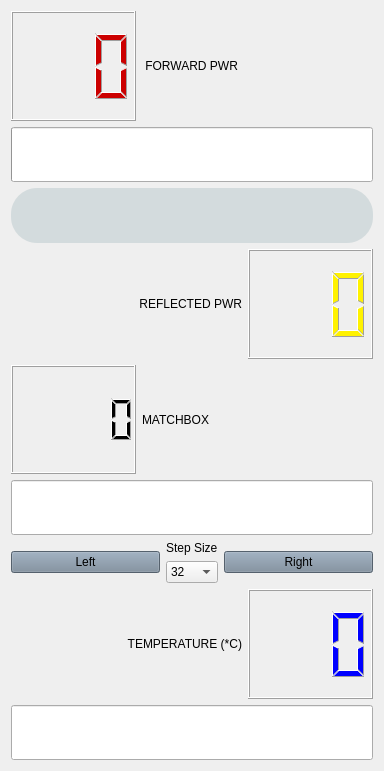
     <widget class="QWidget" name="layoutWidget">
      <property name="geometry">
       <rect>
        <x>490</x>
        <y>30</y>
        <width>384</width>
        <height>771</height>
       </rect>
      </property>
      <layout class="QHBoxLayout" name="Power_Layout_2">
       <property name="spacing">
        <number>6</number>
       </property>
       <item>
        <layout class="QVBoxLayout" name="verticalLayout_18">
         <item>
          <layout class="QHBoxLayout" name="horizontalLayout_18">
           <item>
            <widget class="QLCDNumber" name="RF_Actual_LCD">
             <property name="sizePolicy">
              <sizepolicy hsizetype="Maximum" vsizetype="Preferred">
               <horstretch>0</horstretch>
               <verstretch>0</verstretch>
              </sizepolicy>
             </property>
             <property name="minimumSize">
              <size>
               <width>125</width>
               <height>75</height>
              </size>
             </property>
             <property name="styleSheet">
              <string notr="true">color: rgb(204, 0, 0);</string>
             </property>
             <property name="frameShape">
              <enum>QFrame::Box</enum>
             </property>
             <property name="frameShadow">
              <enum>QFrame::Raised</enum>
             </property>
             <property name="digitCount">
              <number>3</number>
             </property>
             <property name="value" stdset="0">
              <double>0.000000000000000</double>
             </property>
             <property name="intValue" stdset="0">
              <number>0</number>
             </property>
            </widget>
           </item>
           <item>
            <widget class="QLabel" name="RFfor_label_2">
             <property name="styleSheet">
              <string notr="true">font: 14pt &quot;Ubuntu&quot;;</string>
             </property>
             <property name="text">
              <string> FORWARD PWR</string>
             </property>
             <property name="alignment">
              <set>Qt::AlignLeading|Qt::AlignLeft|Qt::AlignVCenter</set>
             </property>
            </widget>
           </item>
          </layout>
         </item>
         <item>
          <widget class="QProgressBar" name="RF_bar">
           <property name="sizePolicy">
            <sizepolicy hsizetype="Expanding" vsizetype="Fixed">
             <horstretch>0</horstretch>
             <verstretch>0</verstretch>
            </sizepolicy>
           </property>
           <property name="minimumSize">
            <size>
             <width>0</width>
             <height>55</height>
            </size>
           </property>
           <property name="font">
            <font>
             <family>Century Gothic</family>
             <stylestrategy>PreferDefault</stylestrategy>
            </font>
           </property>
           <property name="maximum">
            <number>200</number>
           </property>
           <property name="value">
            <number>0</number>
           </property>
           <property name="textVisible">
            <bool>false</bool>
           </property>
           <property name="orientation">
            <enum>Qt::Horizontal</enum>
           </property>
          </widget>
         </item>
         <item>
          <widget class="QProgressBar" name="RefRF_bar">
           <property name="sizePolicy">
            <sizepolicy hsizetype="Preferred" vsizetype="Fixed">
             <horstretch>0</horstretch>
             <verstretch>0</verstretch>
            </sizepolicy>
           </property>
           <property name="minimumSize">
            <size>
             <width>0</width>
             <height>55</height>
            </size>
           </property>
           <property name="styleSheet">
            <string notr="true">QProgressBar 
{		
	border-radius: 26px;
	background-color: #d3dbdd;
}

QProgressBar::Chunk
{
    border-radius: 26px;
	background-color:  rgb(255, 242, 0);
}
</string>
           </property>
           <property name="maximum">
            <number>30</number>
           </property>
           <property name="value">
            <number>0</number>
           </property>
           <property name="textVisible">
            <bool>false</bool>
           </property>
           <property name="orientation">
            <enum>Qt::Horizontal</enum>
           </property>
           <property name="invertedAppearance">
            <bool>true</bool>
           </property>
          </widget>
         </item>
         <item>
          <layout class="QHBoxLayout" name="horizontalLayout_20">
           <item>
            <widget class="QLabel" name="ref_label_3">
             <property name="styleSheet">
              <string notr="true">font: 14pt &quot;Ubuntu&quot;;</string>
             </property>
             <property name="text">
              <string>REFLECTED PWR</string>
             </property>
             <property name="alignment">
              <set>Qt::AlignRight|Qt::AlignTrailing|Qt::AlignVCenter</set>
             </property>
            </widget>
           </item>
           <item>
            <widget class="QLCDNumber" name="RefRF_Actual_LCD">
             <property name="sizePolicy">
              <sizepolicy hsizetype="Maximum" vsizetype="Preferred">
               <horstretch>0</horstretch>
               <verstretch>0</verstretch>
              </sizepolicy>
             </property>
             <property name="minimumSize">
              <size>
               <width>125</width>
               <height>75</height>
              </size>
             </property>
             <property name="styleSheet">
              <string notr="true">color:  rgb(255, 242, 0);
</string>
             </property>
             <property name="frameShape">
              <enum>QFrame::Box</enum>
             </property>
             <property name="frameShadow">
              <enum>QFrame::Raised</enum>
             </property>
             <property name="digitCount">
              <number>3</number>
             </property>
             <property name="intValue" stdset="0">
              <number>0</number>
             </property>
            </widget>
           </item>
          </layout>
         </item>
         <item>
          <layout class="QHBoxLayout" name="horizontalLayout_19">
           <item>
            <widget class="QLCDNumber" name="MB_Actual_LCD">
             <property name="sizePolicy">
              <sizepolicy hsizetype="Maximum" vsizetype="Preferred">
               <horstretch>0</horstretch>
               <verstretch>0</verstretch>
              </sizepolicy>
             </property>
             <property name="minimumSize">
              <size>
               <width>125</width>
               <height>75</height>
              </size>
             </property>
             <property name="styleSheet">
              <string notr="true">color: black;</string>
             </property>
             <property name="frameShape">
              <enum>QFrame::Box</enum>
             </property>
             <property name="frameShadow">
              <enum>QFrame::Raised</enum>
             </property>
             <property name="digitCount">
              <number>5</number>
             </property>
             <property name="intValue" stdset="0">
              <number>0</number>
             </property>
            </widget>
           </item>
           <item>
            <widget class="QLabel" name="MBfor_label_3">
             <property name="styleSheet">
              <string notr="true">font: 14pt &quot;Ubuntu&quot;;</string>
             </property>
             <property name="text">
              <string>MATCHBOX</string>
             </property>
             <property name="alignment">
              <set>Qt::AlignLeading|Qt::AlignLeft|Qt::AlignVCenter</set>
             </property>
            </widget>
           </item>
          </layout>
         </item>
         <item>
          <widget class="QProgressBar" name="MB_Pos_Bar">
           <property name="sizePolicy">
            <sizepolicy hsizetype="Preferred" vsizetype="Fixed">
             <horstretch>0</horstretch>
             <verstretch>0</verstretch>
            </sizepolicy>
           </property>
           <property name="minimumSize">
            <size>
             <width>0</width>
             <height>55</height>
            </size>
           </property>
           <property name="styleSheet">
            <string notr="true">QProgressBar::Chunk {
background-color: black;
}</string>
           </property>
           <property name="value">
            <number>0</number>
           </property>
           <property name="textVisible">
            <bool>false</bool>
           </property>
           <property name="orientation">
            <enum>Qt::Horizontal</enum>
           </property>
          </widget>
         </item>
         <item>
          <layout class="QHBoxLayout" name="horizontalLayout_13">
           <item>
            <widget class="QPushButton" name="MB_Left_Button">
             <property name="sizePolicy">
              <sizepolicy hsizetype="MinimumExpanding" vsizetype="Maximum">
               <horstretch>0</horstretch>
               <verstretch>0</verstretch>
              </sizepolicy>
             </property>
             <property name="layoutDirection">
              <enum>Qt::LeftToRight</enum>
             </property>
             <property name="styleSheet">
              <string notr="true">QPushButton {
background-color: rgb(119, 136, 153);
font: 18pt &quot;Ubuntu Bold&quot;;
}</string>
             </property>
             <property name="text">
              <string>Left</string>
             </property>
             <property name="iconSize">
              <size>
               <width>128</width>
               <height>64</height>
              </size>
             </property>
             <property name="checkable">
              <bool>false</bool>
             </property>
            </widget>
           </item>
           <item>
            <layout class="QVBoxLayout" name="verticalLayout_15">
             <item>
              <widget class="QLabel" name="stepLabel">
               <property name="sizePolicy">
                <sizepolicy hsizetype="Preferred" vsizetype="Fixed">
                 <horstretch>0</horstretch>
                 <verstretch>0</verstretch>
                </sizepolicy>
               </property>
               <property name="text">
                <string>Step Size</string>
               </property>
              </widget>
             </item>
             <item>
              <widget class="QComboBox" name="stepSizeBox">
               <item>
                <property name="text">
                 <string>32</string>
                </property>
               </item>
               <item>
                <property name="text">
                 <string>64</string>
                </property>
               </item>
               <item>
                <property name="text">
                 <string>128</string>
                </property>
               </item>
              </widget>
             </item>
            </layout>
           </item>
           <item>
            <widget class="QPushButton" name="MB_Right_Button">
             <property name="sizePolicy">
              <sizepolicy hsizetype="MinimumExpanding" vsizetype="Maximum">
               <horstretch>0</horstretch>
               <verstretch>0</verstretch>
              </sizepolicy>
             </property>
             <property name="layoutDirection">
              <enum>Qt::LeftToRight</enum>
             </property>
             <property name="styleSheet">
              <string notr="true">QPushButton {
background-color: rgb(119, 136, 153);
font: 18pt &quot;Ubuntu Bold&quot;;
}</string>
             </property>
             <property name="text">
              <string>Right</string>
             </property>
             <property name="iconSize">
              <size>
               <width>128</width>
               <height>64</height>
              </size>
             </property>
             <property name="checkable">
              <bool>false</bool>
             </property>
            </widget>
           </item>
          </layout>
         </item>
         <item>
          <layout class="QHBoxLayout" name="horizontalLayout_22">
           <item>
            <widget class="QLabel" name="ref_label_4">
             <property name="styleSheet">
              <string notr="true">font: 14pt &quot;Ubuntu&quot;;</string>
             </property>
             <property name="text">
              <string>TEMPERATURE (*C)</string>
             </property>
             <property name="alignment">
              <set>Qt::AlignRight|Qt::AlignTrailing|Qt::AlignVCenter</set>
             </property>
            </widget>
           </item>
           <item>
            <widget class="QLCDNumber" name="temp_LCD">
             <property name="sizePolicy">
              <sizepolicy hsizetype="Maximum" vsizetype="Preferred">
               <horstretch>0</horstretch>
               <verstretch>0</verstretch>
              </sizepolicy>
             </property>
             <property name="minimumSize">
              <size>
               <width>125</width>
               <height>75</height>
              </size>
             </property>
             <property name="styleSheet">
              <string notr="true">color: blue;</string>
             </property>
             <property name="frameShape">
              <enum>QFrame::Box</enum>
             </property>
             <property name="frameShadow">
              <enum>QFrame::Raised</enum>
             </property>
             <property name="digitCount">
              <number>3</number>
             </property>
             <property name="intValue" stdset="0">
              <number>0</number>
             </property>
            </widget>
           </item>
          </layout>
         </item>
         <item>
          <widget class="QProgressBar" name="Temp_bar">
           <property name="sizePolicy">
            <sizepolicy hsizetype="Preferred" vsizetype="Fixed">
             <horstretch>0</horstretch>
             <verstretch>0</verstretch>
            </sizepolicy>
           </property>
           <property name="minimumSize">
            <size>
             <width>0</width>
             <height>55</height>
            </size>
           </property>
           <property name="styleSheet">
            <string notr="true">QProgressBar::Chunk {
background-color: blue;
}</string>
           </property>
           <property name="maximum">
            <number>150</number>
           </property>
           <property name="value">
            <number>0</number>
           </property>
           <property name="textVisible">
            <bool>false</bool>
           </property>
           <property name="orientation">
            <enum>Qt::Horizontal</enum>
           </property>
          </widget>
         </item>
        </layout>
       </item>
      </layout>
     </widget>
